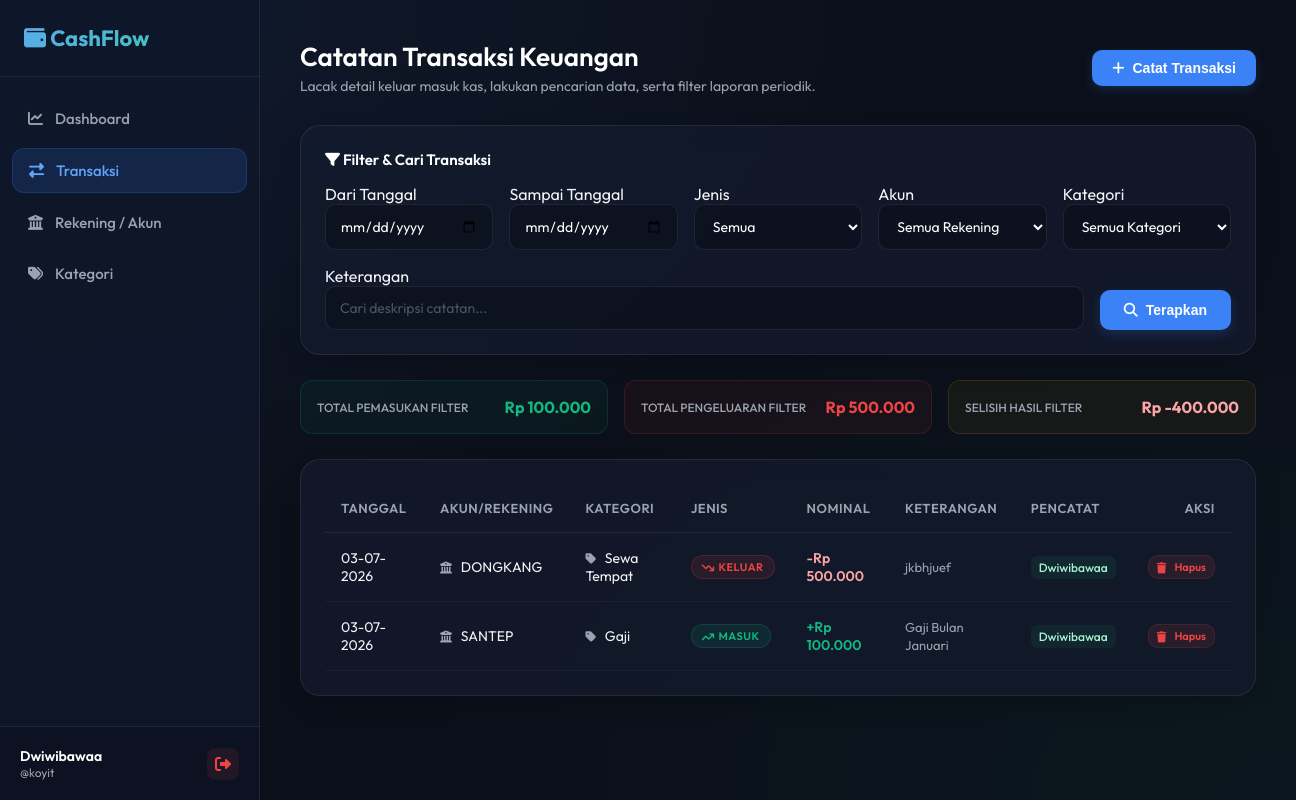
Screenshot of /transaksi.php (signed in) with the database file from the repository.
### tables this page shows
CREATE TABLE `transaksi` (
  `id` bigint(20) NOT NULL,
  `tanggal` date NOT NULL,
  `akun_id` bigint(20) NOT NULL,
  `kategori_id` bigint(20) NOT NULL,
  `jenis` enum('masuk','keluar') NOT NULL,
  `nominal` decimal(15,2) NOT NULL,
  `keterangan` text DEFAULT NULL,
  `user_id` bigint(20) NOT NULL,
  `created_at` timestamp NOT NULL DEFAULT current_timestamp()
);

CREATE TABLE `akun` (
  `id` bigint(20) NOT NULL,
  `nama_akun` varchar(100) NOT NULL,
  `saldo_awal` decimal(15,2) NOT NULL DEFAULT 0.00,
  `created_at` timestamp NOT NULL DEFAULT current_timestamp()
);

CREATE TABLE `kategori` (
  `id` bigint(20) NOT NULL,
  `nama_kategori` varchar(100) NOT NULL,
  `jenis` enum('masuk','keluar') NOT NULL
);

CREATE TABLE `user` (
  `id` bigint(20) NOT NULL,
  `nama` varchar(100) NOT NULL,
  `username` varchar(50) NOT NULL,
  `password` varchar(255) NOT NULL,
  `status` tinyint(1) NOT NULL DEFAULT 1,
  `created_at` timestamp NOT NULL DEFAULT current_timestamp(),
  `updated_at` timestamp NOT NULL DEFAULT current_timestamp() ON UPDATE current_timestamp()
);

### includes/auth.php (called while the page is built, shortened)
<?php
function isLoggedIn() {
    return isset($_SESSION['user_id']) && $_SESSION['status'] == 1;
}
function getLoggedInUser() {
    return [
        'id' => $_SESSION['user_id'],
        'username' => $_SESSION['username'],
        'nama' => $_SESSION['nama']
    ];
}

### config/database.php (called while the page is built, shortened)
<?php
function formatRupiah($angka) {
    return 'Rp ' . number_format($angka, 0, ',', '.');
}

### transaksi.php (the view, shortened to what this page needs)
<?php
require_once 'includes/header.php';
$db = getDBConnection();
$params = [];
$filter_tgl_mulai = $_GET['tgl_mulai'] ?? '';
$filter_tgl_selesai = $_GET['tgl_selesai'] ?? '';
$filter_search = $_GET['search'] ?? '';
$where_clause = "";
$query = "
    SELECT t.id, t.tanggal, t.jenis, t.nominal, t.keterangan,
           a.nama_akun, k.nama_kategori, u.nama as nama_user
    FROM transaksi t
    JOIN akun a ON t.akun_id = a.id
    JOIN kategori k ON t.kategori_id = k.id
    JOIN user u ON t.user_id = u.id
    $where_clause
    ORDER BY t.tanggal DESC, t.id DESC
";
$stmt = $db->prepare($query);
$stmt->execute($params);
$transactions = $stmt->fetchAll();
$subset_masuk = 0;
$subset_keluar = 0;
foreach ($transactions as $t) {
    if ($t['jenis'] === 'masuk') {
        $subset_masuk += (float)$t['nominal'];
    } else {
        $subset_keluar += (float)$t['nominal'];
    }
}
$subset_selisih = $subset_masuk - $subset_keluar;
?>
<div class="page-header">
    <div>
        <h2>Catatan Transaksi Keuangan</h2>
        <p>Lacak detail keluar masuk kas, lakukan pencarian data, serta filter laporan periodik.</p>
    </div>
    <div>
        <button class="btn btn-primary" onclick="openModal('addTransaksiModal')">
            <i class="fa-solid fa-plus"></i> Catat Transaksi
        </button>
    </div>
</div>
<div class="card filter-card">
    <div class="section-title filter-title">
        <span><i class="fa-solid fa-filter"></i> Filter & Cari Transaksi</span>
    </div>
    <form method="GET" action="">
        <div class="filter-row">
            <div class="filter-group">
                <label for="tgl_mulai">Dari Tanggal</label>
                <input type="date" id="tgl_mulai" name="tgl_mulai" class="form-control" value="<?= htmlspecialchars($filter_tgl_mulai) ?>">
            </div>
            <div class="filter-group">
                <label for="tgl_selesai">Sampai Tanggal</label>
                <input type="date" id="tgl_selesai" name="tgl_selesai" class="form-control" value="<?= htmlspecialchars($filter_tgl_selesai) ?>">
            </div>
            <div class="filter-group">
                <label for="filter_jenis">Jenis</label>
                <select id="filter_jenis" name="jenis" class="form-control">
                    <option value="">Semua</option>
                </select>
            </div>
            <div class="filter-group">
                <label for="filter_akun">Akun</label>
                <select id="filter_akun" name="akun_id" class="form-control">
                    <option value="">Semua Rekening</option>
                </select>
            </div>
            <div class="filter-group">
                <label for="filter_kategori">Kategori</label>
                <select id="filter_kategori" name="kategori_id" class="form-control">
                    <option value="">Semua Kategori</option>
                </select>
            </div>
            <div class="filter-group filter-search-group">
                <label for="search">Keterangan</label>
                <input type="text" id="search" name="search" class="form-control" placeholder="Cari deskripsi catatan..." value="<?= htmlspecialchars($filter_search) ?>">
            </div>
            <div>
                <button type="submit" class="btn btn-primary btn-filter-submit">
                    <i class="fa-solid fa-magnifying-glass"></i> Terapkan
                </button>
            </div>
        </div>
    </form>
</div>
<div class="filter-strip">
    <div class="filter-strip-card masuk">
        <span class="filter-strip-label">Total Pemasukan Filter</span>
        <span class="filter-strip-value text-success"><?= formatRupiah($subset_masuk) ?></span>
    </div>
    <div class="filter-strip-card keluar">
        <span class="filter-strip-label">Total Pengeluaran Filter</span>
        <span class="filter-strip-value text-danger"><?= formatRupiah($subset_keluar) ?></span>
    </div>
    <div class="filter-strip-card selisih">
        <span class="filter-strip-label">Selisih Hasil Filter</span>
        <span class="filter-strip-value <?= $subset_selisih >= 0 ? 'text-success' : 'text-danger-light' ?>"><?= ($subset_selisih >= 0 ? '+' : '') . formatRupiah($subset_selisih) ?></span>
    </div>
</div>
<div class="card">
    <div class="table-responsive">
        <table class="table">
            <thead>
                <tr>
                    <th>Tanggal</th>
                    <th>Akun/Rekening</th>
                    <th>Kategori</th>
                    <th>Jenis</th>
                    <th>Nominal</th>
                    <th>Keterangan</th>
                    <th>Pencatat</th>
                    <th class="text-right">Aksi</th>
                </tr>
            </thead>
            <tbody>
                <?php foreach ($transactions as $trans): ?>
                    <tr>
                        <td><?= date('d-m-Y', strtotime($trans['tanggal'])) ?></td>
                        <td>
                            <i class="fa-solid fa-university text-muted icon-spaced"></i>
                            <?= htmlspecialchars($trans['nama_akun']) ?>
                        </td>
                        <td>
                            <i class="fa-solid fa-tag text-muted icon-spaced"></i>
                            <?= htmlspecialchars($trans['nama_kategori']) ?>
                        </td>
                        <td>
                            <?php if ($trans['jenis'] === 'masuk'): ?>
                                <span class="badge badge-success"><i class="fa-solid fa-arrow-trend-up icon-badge"></i> Masuk</span>
                            <?php else: ?>
                                <span class="badge badge-danger"><i class="fa-solid fa-arrow-trend-down icon-badge"></i> Keluar</span>
                            <?php endif; ?>
                        </td>
                        <td class="font-semibold <?= $trans['jenis'] === 'masuk' ? 'text-success' : 'text-danger-light' ?>">
                            <?= ($trans['jenis'] === 'masuk' ? '+' : '-') . formatRupiah($trans['nominal']) ?>
                        </td>
                        <td><span class="transaction-desc"><?= htmlspecialchars($trans['keterangan'] ?: '-') ?></span></td>
                        <td>
                            <span class="transaction-user-badge">
                                <?= htmlspecialchars($trans['nama_user']) ?>
                            </span>
                        </td>
                        <td class="text-right">
                            <a href="transaksi_aksi.php?delete=<?= $trans['id']; ?>"
                               class="btn btn-danger btn-secondary-xs"
                               onclick="return confirm('Apakah Anda yakin ingin menghapus catatan transaksi ini?')">
                                <i class="fa-solid fa-trash"></i> Hapus
                            </a>
                        </td>
                    </tr>
                <?php endforeach; ?>
            </tbody>
        </table>
    </div>
</div>
<?php
require_once 'includes/footer.php';
?>

### includes/header.php (shortened to what this page needs)
<?php
require_once __DIR__ . '/../config/database.php';
require_once __DIR__ . '/auth.php';
$currentUser = getLoggedInUser();
?>
<!DOCTYPE html>
<html lang="id">
<head>
    <link rel="stylesheet" href="https://cdnjs.cloudflare.com/ajax/libs/font-awesome/6.4.0/css/all.min.css">
    <link rel="stylesheet" href="css/style.css">
</head>
<body>
<div class="app-container">
    <?php include_once __DIR__ . '/sidebar.php'; ?>
    <main class="main-content">

### includes/sidebar.php
<?php
$currentPage = basename($_SERVER['PHP_SELF']);
?>
<aside class="sidebar">
    <div class="sidebar-brand">
        <i class="fa-solid fa-wallet"></i> CashFlow
    </div>
    <ul class="sidebar-menu">
        <li class="<?= $currentPage === 'dashboard.php' ? 'active' : '' ?>">
            <a href="dashboard.php">
                <i class="fa-solid fa-chart-line"></i> Dashboard
            </a>
        </li>
        <li class="<?= $currentPage === 'transaksi.php' ? 'active' : '' ?>">
            <a href="transaksi.php">
                <i class="fa-solid fa-exchange-alt"></i> Transaksi
            </a>
        </li>
        <li class="<?= $currentPage === 'akun.php' ? 'active' : '' ?>">
            <a href="akun.php">
                <i class="fa-solid fa-university"></i> Rekening / Akun
            </a>
        </li>
        <li class="<?= $currentPage === 'kategori.php' ? 'active' : '' ?>">
            <a href="kategori.php">
                <i class="fa-solid fa-tags"></i> Kategori
            </a>
        </li>
    </ul>
    <div class="sidebar-user">
        <div class="user-info">
            <div class="user-name"><?= htmlspecialchars($currentUser['nama']) ?></div>
            <div class="user-role">@<?= htmlspecialchars($currentUser['username']) ?></div>
        </div>
        <a href="logout.php" class="logout-btn" title="Keluar">
            <i class="fa-solid fa-sign-out-alt"></i>
        </a>
    </div>
</aside>

### includes/footer.php (shortened to what this page needs)
    </main>
</div>
</body>
</html>

### rows the page displays
transaksi: tanggal "03-07-2026", akun.nama_akun "DONGKANG", kategori.nama_kategori "Sewa Tempat", jenis "keluar" (drawn), nominal "Rp 500.000", keterangan "jkbhjuef", user.nama "Dwiwibawaa"
transaksi: tanggal "03-07-2026", akun.nama_akun "SANTEP", kategori.nama_kategori "Gaji", jenis "masuk" (drawn), nominal "Rp 100.000", keterangan "Gaji Bulan Januari", user.nama "Dwiwibawaa"

### other values shown
$currentUser['nama'] "Dwiwibawaa"
$currentUser['username'] "koyit"
formatRupiah($subset_masuk) "Rp 100.000"
formatRupiah($subset_keluar) "Rp 500.000"
formatRupiah($subset_selisih) "Rp -400.000"
